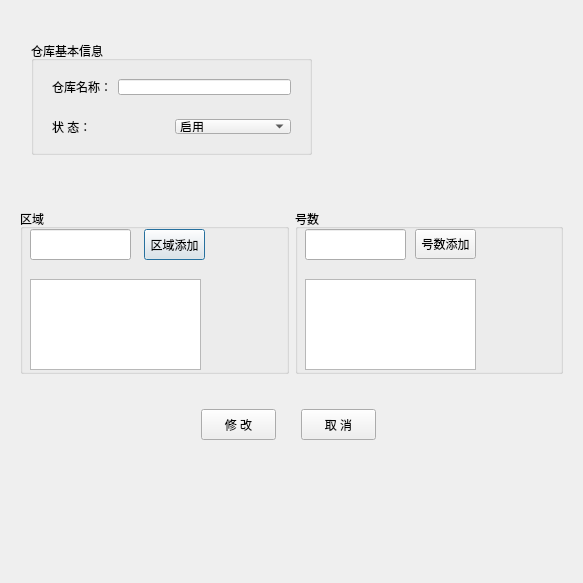
<?xml version="1.0" encoding="UTF-8"?>
<ui version="4.0">
 <class>Dialog</class>
 <widget class="QDialog" name="Dialog">
  <property name="geometry">
   <rect>
    <x>0</x>
    <y>0</y>
    <width>583</width>
    <height>583</height>
   </rect>
  </property>
  <property name="windowTitle">
   <string>添加仓库</string>
  </property>
  <layout class="QVBoxLayout" name="verticalLayout">
   <item>
    <widget class="QWidget" name="widget" native="true">
     <widget class="QGroupBox" name="groupBox">
      <property name="geometry">
       <rect>
        <x>20</x>
        <y>30</y>
        <width>281</width>
        <height>114</height>
       </rect>
      </property>
      <property name="title">
       <string>仓库基本信息</string>
      </property>
      <layout class="QVBoxLayout" name="verticalLayout_2">
       <item>
        <widget class="QWidget" name="widget_4" native="true">
         <layout class="QHBoxLayout" name="horizontalLayout_2">
          <item>
           <widget class="QLabel" name="label">
            <property name="text">
             <string>仓库名称：</string>
            </property>
           </widget>
          </item>
          <item>
           <widget class="QLineEdit" name="lineEdit"/>
          </item>
         </layout>
        </widget>
       </item>
       <item>
        <widget class="QWidget" name="widget_5" native="true">
         <layout class="QHBoxLayout" name="horizontalLayout_3">
          <item>
           <widget class="QLabel" name="label_2">
            <property name="text">
             <string>状 态：</string>
            </property>
           </widget>
          </item>
          <item>
           <widget class="QComboBox" name="comboBox">
            <item>
             <property name="text">
              <string>启用</string>
             </property>
            </item>
            <item>
             <property name="text">
              <string>未启用</string>
             </property>
            </item>
           </widget>
          </item>
         </layout>
        </widget>
       </item>
      </layout>
     </widget>
    </widget>
   </item>
   <item>
    <widget class="QWidget" name="widget_2" native="true">
     <layout class="QHBoxLayout" name="horizontalLayout">
      <item>
       <widget class="QGroupBox" name="groupBox_2">
        <property name="title">
         <string>区域</string>
        </property>
        <widget class="QListWidget" name="listWidget">
         <property name="geometry">
          <rect>
           <x>10</x>
           <y>70</y>
           <width>171</width>
           <height>91</height>
          </rect>
         </property>
        </widget>
        <widget class="QPushButton" name="pushButton">
         <property name="geometry">
          <rect>
           <x>124</x>
           <y>20</y>
           <width>61</width>
           <height>31</height>
          </rect>
         </property>
         <property name="text">
          <string>区域添加</string>
         </property>
        </widget>
        <widget class="QLineEdit" name="lineEdit_2">
         <property name="geometry">
          <rect>
           <x>10</x>
           <y>20</y>
           <width>101</width>
           <height>31</height>
          </rect>
         </property>
        </widget>
       </widget>
      </item>
      <item>
       <widget class="QGroupBox" name="groupBox_3">
        <property name="title">
         <string>号数</string>
        </property>
        <widget class="QListWidget" name="listWidget_2">
         <property name="geometry">
          <rect>
           <x>10</x>
           <y>70</y>
           <width>171</width>
           <height>91</height>
          </rect>
         </property>
        </widget>
        <widget class="QPushButton" name="pushButton_2">
         <property name="geometry">
          <rect>
           <x>120</x>
           <y>20</y>
           <width>61</width>
           <height>30</height>
          </rect>
         </property>
         <property name="text">
          <string>号数添加</string>
         </property>
        </widget>
        <widget class="QLineEdit" name="lineEdit_3">
         <property name="geometry">
          <rect>
           <x>10</x>
           <y>20</y>
           <width>101</width>
           <height>31</height>
          </rect>
         </property>
        </widget>
       </widget>
      </item>
     </layout>
    </widget>
   </item>
   <item>
    <widget class="QWidget" name="widget_3" native="true">
     <widget class="QPushButton" name="pushButton_3">
      <property name="geometry">
       <rect>
        <x>190</x>
        <y>20</y>
        <width>75</width>
        <height>31</height>
       </rect>
      </property>
      <property name="text">
       <string>修 改</string>
      </property>
     </widget>
     <widget class="QPushButton" name="pushButton_4">
      <property name="geometry">
       <rect>
        <x>290</x>
        <y>20</y>
        <width>75</width>
        <height>31</height>
       </rect>
      </property>
      <property name="text">
       <string>取 消</string>
      </property>
     </widget>
    </widget>
   </item>
  </layout>
 </widget>
 <resources/>
 <connections/>
</ui>
